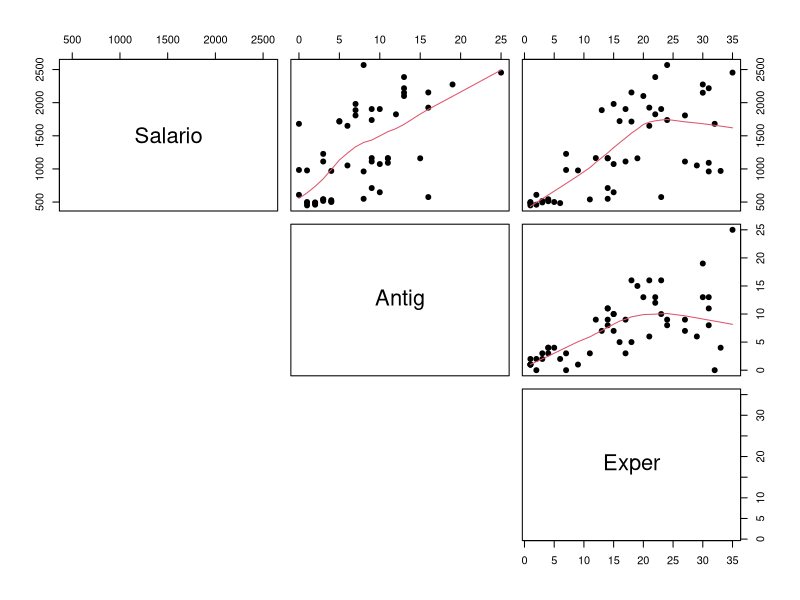
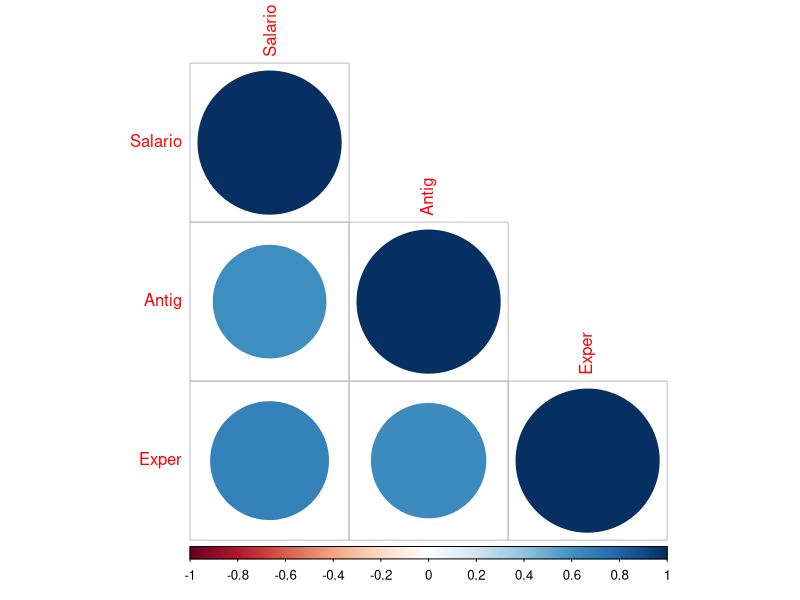
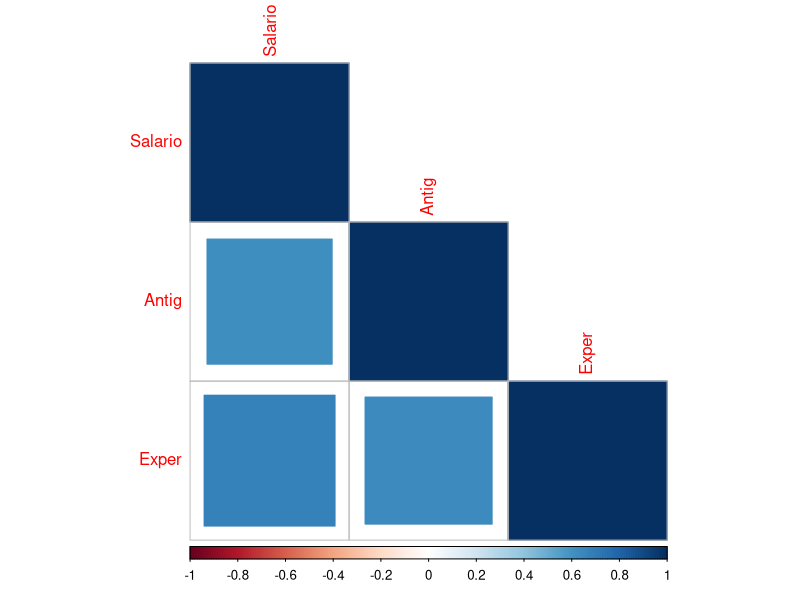
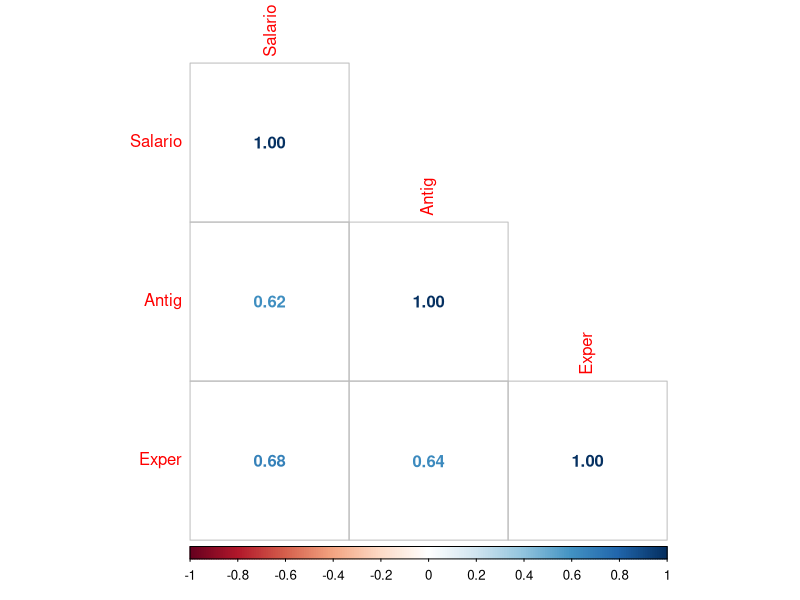
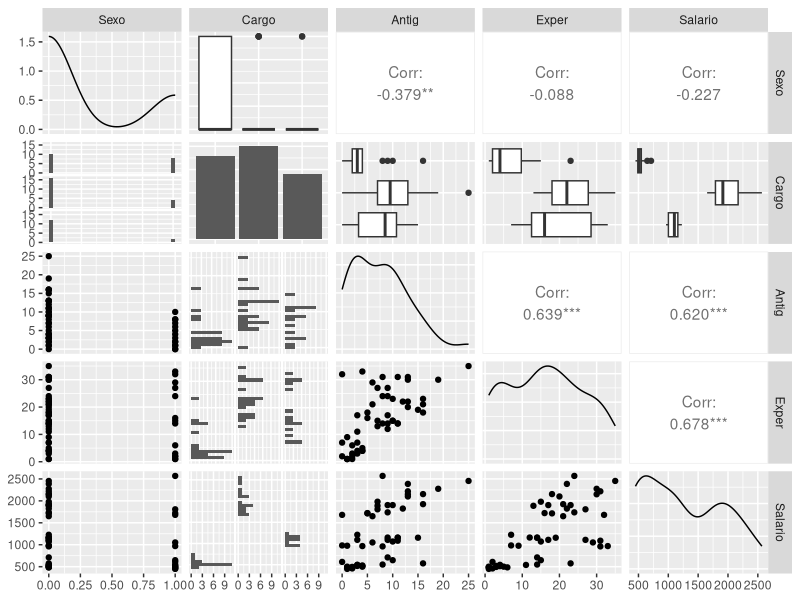
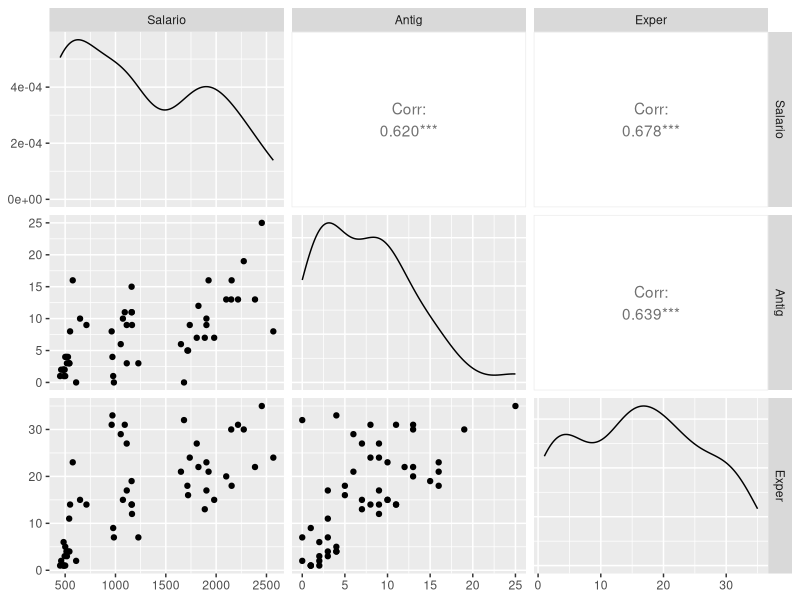

Here is the R script that generated these plots, in order:
##############  PAQUETES  ############## 
#install.packages("readxl") 
#install.packages("GGally")

setwd("C:/Users/caroh/Documents/RStudio/Clases/Clase 3") #Definición de directorio de trabajo

base <- readxl::read_excel("Base_Taller3.xlsx", sheet = "Parte2") #Importar y definir base de datos
attach(base) #para reconocer por el nombre las columanas importadas



##############  MATRIZ DE DISPERSIONES  ##############
pairs(base[,c(5,3:4)], pch=19,gap = 1, upper.panel= panel.smooth, lower.panel = NULL) 
# grafico de correlacion con multiples variables
#base , pch simbolo, gap = distancia entre graficos.
#puedes agregar líneas de regresión suavizadas pasando la función panel.smooth al argumento lower.panel 



##############  MATRIZ DE CORRELACIONES  ##############
correlaciones <- cor(base[c(5,3:4)]) #permite calcular el coeficiente de correlación de Pearson, Kendall o Spearman para dos variables cuantitativas.

corrplot::corrplot(correlaciones, type="lower")
corrplot::corrplot(correlaciones, type="lower", method = "square")
corrplot::corrplot(correlaciones, type="lower", method = "number")


##############  TODAS LAS VARIABLES  ##############
GGally::ggpairs(base) 
GGally::ggpairs(base[,c(5,3:4)]) 
